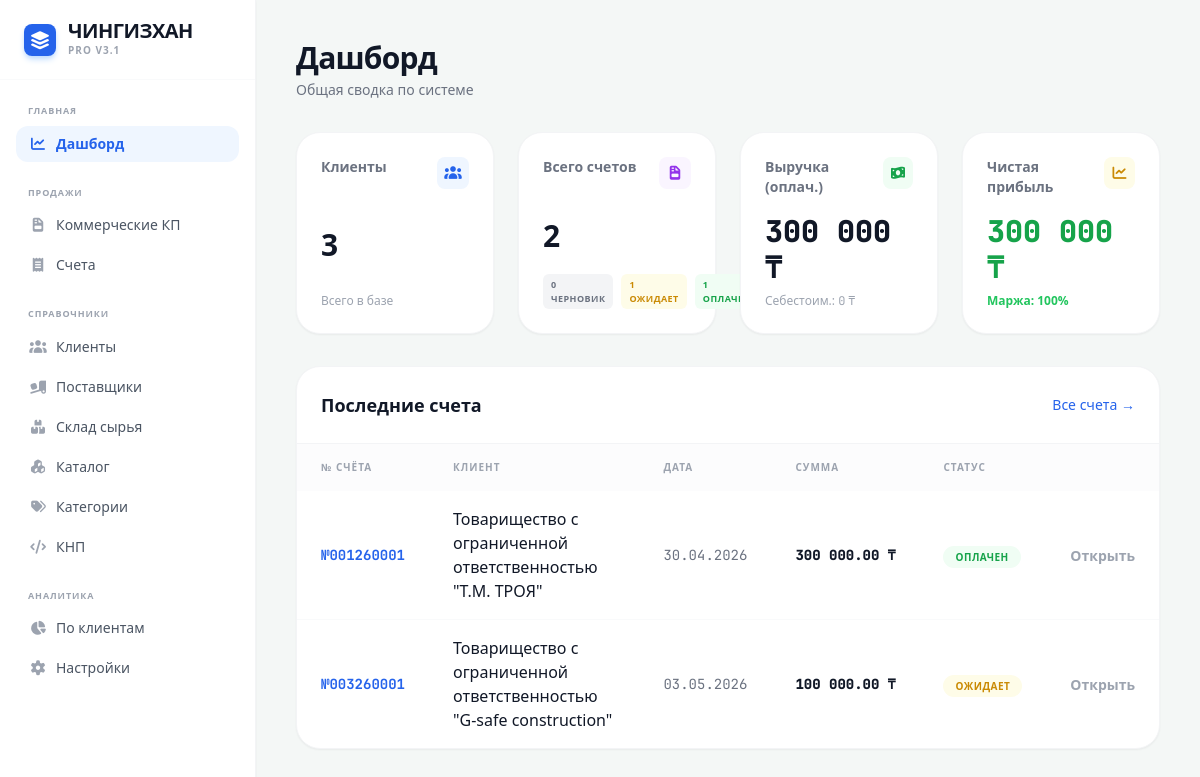
The page / on the database its author committed.
### tables this page shows
CREATE TABLE invoices (id TEXT PRIMARY KEY, client_id TEXT, date TEXT, subtotal REAL, vat_rate REAL, vat_amount REAL, total REAL, status INTEGER DEFAULT 0, knp TEXT DEFAULT "859", markup REAL DEFAULT 0);

CREATE TABLE clients (id TEXT PRIMARY KEY, name TEXT, bin TEXT, contact TEXT, address TEXT);

### app.py (the view)
@app.route('/')
def dashboard():
    with sqlite3.connect(DB_NAME) as conn:
        c = conn.cursor()
        stats = {'clients': c.execute("SELECT COUNT(*) FROM clients").fetchone()[0], 'invoices': c.execute("SELECT COUNT(*) FROM invoices").fetchone()[0], 'drafts': c.execute("SELECT COUNT(*) FROM invoices WHERE status = 0").fetchone()[0], 'pending': c.execute("SELECT COUNT(*) FROM invoices WHERE status = 1").fetchone()[0], 'paid': c.execute("SELECT COUNT(*) FROM invoices WHERE status = 2").fetchone()[0]}
        paid_invoices = c.execute("SELECT id, total FROM invoices WHERE status = 2").fetchall()
        total_revenue = sum(inv[1] for inv in paid_invoices)
        total_costs = 0
        for inv in paid_invoices:
            costs = c.execute("SELECT SUM(value) FROM internal_costs WHERE invoice_id = ?", (inv[0],)).fetchone()[0]
            if costs: total_costs += costs
        fin_stats = {'revenue': total_revenue, 'costs': total_costs, 'profit': total_revenue - total_costs, 'margin': ((total_revenue - total_costs) / total_revenue * 100) if total_revenue > 0 else 0}
        recent = c.execute("SELECT i.id, c.name, i.date, i.total, i.status FROM invoices i LEFT JOIN clients c ON i.client_id = c.id ORDER BY i.date DESC LIMIT 5").fetchall()
    return render_template('dashboard.html', **stats, fin_stats=fin_stats, recent=recent)

### templates/dashboard.html
{% extends "base.html" %}
{% block content %}
<div class="p-10 max-w-7xl mx-auto">
    <div class="mb-8">
        <h2 class="text-3xl font-black text-gray-900 tracking-tight">Дашборд</h2>
        <p class="text-gray-500 text-sm mt-1">Общая сводка по системе</p>
    </div>
    <div class="grid grid-cols-4 gap-6 mb-8">
        <div class="bg-white p-6 rounded-3xl shadow-sm border border-gray-100 flex flex-col justify-between hover:shadow-md transition">
            <div class="flex justify-between items-start mb-4">
                <div class="text-sm font-bold text-gray-500">Клиенты</div>
                <div class="w-8 h-8 rounded-lg bg-blue-50 text-blue-600 flex items-center justify-center"><i class="fas fa-users text-sm"></i></div>
            </div>
            <div class="text-3xl font-black text-gray-900 mb-2">{{ clients }}</div>
            <div class="text-xs text-gray-400 font-medium">Всего в базе</div>
        </div>
        <div class="bg-white p-6 rounded-3xl shadow-sm border border-gray-100 flex flex-col justify-between hover:shadow-md transition">
            <div class="flex justify-between items-start mb-4">
                <div class="text-sm font-bold text-gray-500">Всего счетов</div>
                <div class="w-8 h-8 rounded-lg bg-purple-50 text-purple-600 flex items-center justify-center"><i class="fas fa-file-invoice text-sm"></i></div>
            </div>
            <div class="text-3xl font-black text-gray-900 mb-2">{{ invoices }}</div>
            <div class="flex gap-2 text-[9px] font-bold uppercase tracking-wider">
                <span class="bg-gray-100 text-gray-500 px-2 py-1 rounded-md">{{ drafts }} черновик</span>
                <span class="bg-yellow-50 text-yellow-600 px-2 py-1 rounded-md">{{ pending }} ожидает</span>
                <span class="bg-green-50 text-green-600 px-2 py-1 rounded-md">{{ paid }} оплачен</span>
            </div>
        </div>
        <div class="bg-white p-6 rounded-3xl shadow-sm border border-gray-100 flex flex-col justify-between hover:shadow-md transition">
            <div class="flex justify-between items-start mb-4">
                <div class="text-sm font-bold text-gray-500">Выручка (оплач.)</div>
                <div class="w-8 h-8 rounded-lg bg-green-50 text-green-600 flex items-center justify-center"><i class="fas fa-money-bill-wave text-sm"></i></div>
            </div>
            <div class="text-3xl font-black text-gray-900 mb-2 font-mono">{{ '{:,.0f}'.format(fin_stats.revenue).replace(',', ' ') }} ₸</div>
            <div class="text-xs text-gray-400 font-medium">Себестоим.: <span class="font-mono">{{ '{:,.0f}'.format(fin_stats.costs).replace(',', ' ') }}</span> ₸</div>
        </div>
        <div class="bg-white p-6 rounded-3xl shadow-sm border border-gray-100 flex flex-col justify-between hover:shadow-md transition">
            <div class="flex justify-between items-start mb-4">
                <div class="text-sm font-bold text-gray-500">Чистая прибыль</div>
                <div class="w-8 h-8 rounded-lg bg-yellow-50 text-yellow-600 flex items-center justify-center"><i class="fas fa-chart-line text-sm"></i></div>
            </div>
            <div class="text-3xl font-black text-green-600 mb-2 font-mono">{{ '{:,.0f}'.format(fin_stats.profit).replace(',', ' ') }} ₸</div>
            <div class="text-xs font-bold {% if fin_stats.margin > 0 %}text-green-500{% else %}text-gray-400{% endif %}">Маржа: {{ fin_stats.margin|round|int }}%</div>
        </div>
    </div>
    <div class="bg-white rounded-3xl shadow-sm border border-gray-100 overflow-hidden">
        <div class="flex justify-between items-center p-6 border-b border-gray-100">
            <h3 class="text-lg font-bold text-gray-900">Последние счета</h3>
            <a href="/invoices" class="text-sm font-medium text-blue-600 hover:text-blue-800 transition">Все счета &rarr;</a>
        </div>
        <table class="w-full text-left">
            <thead>
                <tr class="bg-gray-50/50">
                    <th class="py-4 px-6 text-[10px] font-black text-gray-400 uppercase tracking-widest">№ Счёта</th>
                    <th class="py-4 px-6 text-[10px] font-black text-gray-400 uppercase tracking-widest">Клиент</th>
                    <th class="py-4 px-6 text-[10px] font-black text-gray-400 uppercase tracking-widest">Дата</th>
                    <th class="py-4 px-6 text-[10px] font-black text-gray-400 uppercase tracking-widest">Сумма</th>
                    <th class="py-4 px-6 text-[10px] font-black text-gray-400 uppercase tracking-widest">Статус</th>
                    <th class="py-4 px-6"></th>
                </tr>
            </thead>
            <tbody class="divide-y divide-gray-50">
                {% for r in recent %}
                <tr class="hover:bg-gray-50 transition group">
                    <td class="py-4 px-6 font-bold text-blue-600 font-mono text-sm"><a href="/edit_invoice/{{ r[0] }}" class="hover:underline">№{{ r[0] }}</a></td>
                    <td class="py-4 px-6 text-gray-900 font-medium">{{ r[1] }}</td>
                    <td class="py-4 px-6 text-gray-500 text-sm font-mono">{{ r[2] }}</td>
                    <td class="py-4 px-6 font-black text-gray-900 whitespace-nowrap font-mono text-sm">{{ '{:,.2f}'.format(r[3]).replace(',', ' ') }} ₸</td>
                    <td class="py-4 px-6">
                        {% if r[4] == 0 %}
                            <span class="bg-gray-100 text-gray-500 px-3 py-1 rounded-full text-[10px] font-bold uppercase tracking-wider">Черновик</span>
                        {% elif r[4] == 1 %}
                            <span class="bg-yellow-50 text-yellow-600 px-3 py-1 rounded-full text-[10px] font-bold uppercase tracking-wider">Ожидает</span>
                        {% else %}
                            <span class="bg-green-50 text-green-600 px-3 py-1 rounded-full text-[10px] font-bold uppercase tracking-wider">Оплачен</span>
                        {% endif %}
                    </td>
                    <td class="py-4 px-6 text-right">
                        <a href="/edit_invoice/{{ r[0] }}" class="text-sm font-bold text-gray-400 hover:text-blue-600 transition">Открыть</a>
                    </td>
                </tr>
                {% endfor %}
            </tbody>
        </table>
    </div>
</div>
{% endblock %}

### rows shown on the page
invoices: id "001260001", name "Товарищество с ограниченной ответственностью \"Т.М. ТРОЯ\"", date "30.04.2026", total "300 000.00", status "ОПЛАЧЕН"
invoices: id "003260001", name "Товарищество с ограниченной ответственностью \"G-safe construction\"", date "03.05.2026", total "100 000.00", status "ОЖИДАЕТ"

### other values the page prints
{{ clients }} "3"
{{ invoices }} "2"
{{ drafts }} "0"
{{ pending }} "1"
{{ paid }} "1"
{{ '{:,.0f}'.format(fin_stats.revenue).replace(',', ' ') }} "300 000"
{{ '{:,.0f}'.format(fin_stats.costs).replace(',', ' ') }} "0"
{{ '{:,.0f}'.format(fin_stats.profit).replace(',', ' ') }} "300 000"
{{ fin_stats.margin|round|int }} "100"
